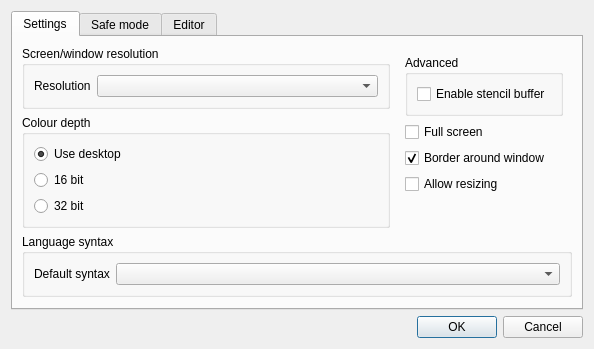
<?xml version="1.0" encoding="UTF-8"?>
<ui version="4.0">
 <class>OptionsDialog</class>
 <widget class="QDialog" name="OptionsDialog">
  <property name="geometry">
   <rect>
    <x>0</x>
    <y>0</y>
    <width>569</width>
    <height>316</height>
   </rect>
  </property>
  <property name="windowTitle">
   <string>BASIC runtime settings</string>
  </property>
  <layout class="QVBoxLayout" name="verticalLayout_2">
   <item>
    <widget class="QTabWidget" name="tabWidget">
     <property name="currentIndex">
      <number>0</number>
     </property>
     <widget class="QWidget" name="tab">
      <attribute name="title">
       <string>Settings</string>
      </attribute>
      <layout class="QVBoxLayout" name="verticalLayout_5">
       <item>
        <layout class="QHBoxLayout" name="horizontalLayout_4">
         <item>
          <layout class="QVBoxLayout" name="verticalLayout_3">
           <item>
            <widget class="QGroupBox" name="groupBox_3">
             <property name="title">
              <string>Screen/window resolution</string>
             </property>
             <layout class="QFormLayout" name="formLayout_4">
              <item row="0" column="0">
               <widget class="QLabel" name="label_6">
                <property name="text">
                 <string>Resolution</string>
                </property>
               </widget>
              </item>
              <item row="0" column="1">
               <widget class="QComboBox" name="resCombo"/>
              </item>
             </layout>
            </widget>
           </item>
           <item>
            <widget class="QGroupBox" name="groupBox_4">
             <property name="sizePolicy">
              <sizepolicy hsizetype="Minimum" vsizetype="Preferred">
               <horstretch>0</horstretch>
               <verstretch>0</verstretch>
              </sizepolicy>
             </property>
             <property name="title">
              <string>Colour depth</string>
             </property>
             <layout class="QFormLayout" name="formLayout_5">
              <item row="0" column="0">
               <widget class="QRadioButton" name="depthDesktopBtn">
                <property name="text">
                 <string>Use desktop</string>
                </property>
                <property name="checked">
                 <bool>true</bool>
                </property>
               </widget>
              </item>
              <item row="1" column="0">
               <widget class="QRadioButton" name="depth16Btn">
                <property name="text">
                 <string>16 bit</string>
                </property>
               </widget>
              </item>
              <item row="2" column="0">
               <widget class="QRadioButton" name="depth32Btn">
                <property name="text">
                 <string>32 bit</string>
                </property>
               </widget>
              </item>
             </layout>
            </widget>
           </item>
          </layout>
         </item>
         <item>
          <widget class="QWidget" name="widget_2" native="true">
           <property name="sizePolicy">
            <sizepolicy hsizetype="Maximum" vsizetype="Preferred">
             <horstretch>0</horstretch>
             <verstretch>0</verstretch>
            </sizepolicy>
           </property>
           <property name="minimumSize">
            <size>
             <width>0</width>
             <height>0</height>
            </size>
           </property>
           <layout class="QVBoxLayout" name="verticalLayout_9">
            <item>
             <widget class="QGroupBox" name="groupBox_6">
              <property name="sizePolicy">
               <sizepolicy hsizetype="Maximum" vsizetype="Maximum">
                <horstretch>0</horstretch>
                <verstretch>0</verstretch>
               </sizepolicy>
              </property>
              <property name="title">
               <string>Advanced</string>
              </property>
              <layout class="QFormLayout" name="formLayout_6">
               <item row="0" column="0">
                <widget class="QCheckBox" name="stencilCheck">
                 <property name="text">
                  <string>Enable stencil buffer</string>
                 </property>
                </widget>
               </item>
              </layout>
             </widget>
            </item>
            <item>
             <widget class="QCheckBox" name="fullScreenCheck">
              <property name="sizePolicy">
               <sizepolicy hsizetype="Maximum" vsizetype="Fixed">
                <horstretch>0</horstretch>
                <verstretch>0</verstretch>
               </sizepolicy>
              </property>
              <property name="text">
               <string>Full screen</string>
              </property>
             </widget>
            </item>
            <item>
             <widget class="QCheckBox" name="borderCheck">
              <property name="sizePolicy">
               <sizepolicy hsizetype="Maximum" vsizetype="Fixed">
                <horstretch>0</horstretch>
                <verstretch>0</verstretch>
               </sizepolicy>
              </property>
              <property name="text">
               <string>Border around window</string>
              </property>
              <property name="checked">
               <bool>true</bool>
              </property>
             </widget>
            </item>
            <item>
             <widget class="QCheckBox" name="resizeCheck">
              <property name="sizePolicy">
               <sizepolicy hsizetype="Maximum" vsizetype="Fixed">
                <horstretch>0</horstretch>
                <verstretch>0</verstretch>
               </sizepolicy>
              </property>
              <property name="text">
               <string>Allow resizing</string>
              </property>
             </widget>
            </item>
            <item>
             <spacer name="verticalSpacer_3">
              <property name="orientation">
               <enum>Qt::Vertical</enum>
              </property>
              <property name="sizeHint" stdset="0">
               <size>
                <width>20</width>
                <height>40</height>
               </size>
              </property>
             </spacer>
            </item>
           </layout>
          </widget>
         </item>
        </layout>
       </item>
       <item>
        <widget class="QGroupBox" name="groupBox">
         <property name="title">
          <string>Language syntax</string>
         </property>
         <layout class="QFormLayout" name="formLayout">
          <item row="0" column="0">
           <widget class="QLabel" name="label">
            <property name="text">
             <string>Default syntax</string>
            </property>
           </widget>
          </item>
          <item row="0" column="1">
           <widget class="QComboBox" name="languageCombo"/>
          </item>
         </layout>
        </widget>
       </item>
       <item>
        <spacer name="verticalSpacer_2">
         <property name="orientation">
          <enum>Qt::Vertical</enum>
         </property>
         <property name="sizeHint" stdset="0">
          <size>
           <width>20</width>
           <height>40</height>
          </size>
         </property>
        </spacer>
       </item>
      </layout>
     </widget>
     <widget class="QWidget" name="tab_2">
      <attribute name="title">
       <string>Safe mode</string>
      </attribute>
      <layout class="QVBoxLayout" name="verticalLayout_4">
       <item>
        <widget class="QFrame" name="frame_2">
         <layout class="QVBoxLayout" name="verticalLayout">
          <property name="leftMargin">
           <number>0</number>
          </property>
          <property name="topMargin">
           <number>0</number>
          </property>
          <property name="rightMargin">
           <number>0</number>
          </property>
          <property name="bottomMargin">
           <number>0</number>
          </property>
          <item>
           <widget class="QLabel" name="label_2">
            <property name="sizePolicy">
             <sizepolicy hsizetype="Preferred" vsizetype="Minimum">
              <horstretch>0</horstretch>
              <verstretch>0</verstretch>
             </sizepolicy>
            </property>
            <property name="text">
             <string>&lt;html&gt;&lt;head/&gt;&lt;body&gt;&lt;p&gt;Safe mode stops Basic4GL programs from deleting files, and reading or writing files outside of the folder the program is running in.&lt;/p&gt;&lt;p&gt;When safe mode is switched &lt;span style=&quot; font-weight:600;&quot;&gt;on&lt;/span&gt;, programs cannot delete important system files, write a virus to your Start Menu, or scan through your &amp;quot;My Documents&amp;quot; folder and transmit your personal files to a file server on the Internet somewhere.&lt;/p&gt;&lt;p&gt;If safe mode is switched &lt;span style=&quot; font-weight:600;&quot;&gt;off&lt;/span&gt;, then &lt;span style=&quot; font-style:italic;&quot;&gt;you are responsible for making sure that any program you run will not damage your computer.&lt;/span&gt;&lt;/p&gt;&lt;p&gt;&lt;span style=&quot; font-weight:600;&quot;&gt;I strongly recommend leaving safe mode ON, unless you have a really good reason.&lt;/span&gt;&lt;/p&gt;&lt;/body&gt;&lt;/html&gt;</string>
            </property>
            <property name="wordWrap">
             <bool>true</bool>
            </property>
           </widget>
          </item>
          <item>
           <widget class="QCheckBox" name="safeModeCheck">
            <property name="text">
             <string>Enable safe mode</string>
            </property>
           </widget>
          </item>
         </layout>
        </widget>
       </item>
       <item>
        <spacer name="verticalSpacer">
         <property name="orientation">
          <enum>Qt::Vertical</enum>
         </property>
         <property name="sizeHint" stdset="0">
          <size>
           <width>20</width>
           <height>40</height>
          </size>
         </property>
        </spacer>
       </item>
      </layout>
     </widget>
     <widget class="QWidget" name="tab_3">
      <attribute name="title">
       <string>Editor</string>
      </attribute>
      <layout class="QVBoxLayout" name="verticalLayout_6">
       <item>
        <layout class="QFormLayout" name="formLayout_2">
         <item row="0" column="0">
          <widget class="QLabel" name="label_4">
           <property name="text">
            <string>Popup information</string>
           </property>
          </widget>
         </item>
         <item row="0" column="1">
          <widget class="QCheckBox" name="autoCompleteCheck">
           <property name="text">
            <string>Auto-complete function names</string>
           </property>
          </widget>
         </item>
         <item row="1" column="1">
          <widget class="QLabel" name="label_5">
           <property name="text">
            <string>&lt;html&gt;&lt;head/&gt;&lt;body&gt;&lt;p&gt;Displays a drop-down list of matching BASIC function names as you type.&lt;/p&gt;&lt;p&gt;Alternatively you can press &lt;span style=&quot; font-weight:600;&quot;&gt;Ctrl+Space&lt;/span&gt; to bring this up.&lt;/p&gt;&lt;/body&gt;&lt;/html&gt;</string>
           </property>
          </widget>
         </item>
         <item row="2" column="1">
          <widget class="QCheckBox" name="functionSignatureCheck">
           <property name="text">
            <string>Show function signatures</string>
           </property>
          </widget>
         </item>
         <item row="3" column="1">
          <widget class="QLabel" name="label_7">
           <property name="text">
            <string>&lt;html&gt;&lt;head/&gt;&lt;body&gt;&lt;p&gt;Displays a popup hint showing the current function parameter types and return type.&lt;/p&gt;&lt;p&gt;Alternatively you can press &lt;span style=&quot; font-weight:600;&quot;&gt;Ctrl+Shift+Space&lt;/span&gt; to bring this up.&lt;/p&gt;&lt;/body&gt;&lt;/html&gt;</string>
           </property>
          </widget>
         </item>
        </layout>
       </item>
       <item>
        <spacer name="verticalSpacer_4">
         <property name="orientation">
          <enum>Qt::Vertical</enum>
         </property>
         <property name="sizeHint" stdset="0">
          <size>
           <width>20</width>
           <height>40</height>
          </size>
         </property>
        </spacer>
       </item>
      </layout>
     </widget>
    </widget>
   </item>
   <item>
    <widget class="QDialogButtonBox" name="buttonBox">
     <property name="orientation">
      <enum>Qt::Horizontal</enum>
     </property>
     <property name="standardButtons">
      <set>QDialogButtonBox::Cancel|QDialogButtonBox::Ok</set>
     </property>
    </widget>
   </item>
  </layout>
 </widget>
 <resources/>
 <connections>
  <connection>
   <sender>buttonBox</sender>
   <signal>accepted()</signal>
   <receiver>OptionsDialog</receiver>
   <slot>accept()</slot>
   <hints>
    <hint type="sourcelabel">
     <x>248</x>
     <y>254</y>
    </hint>
    <hint type="destinationlabel">
     <x>157</x>
     <y>274</y>
    </hint>
   </hints>
  </connection>
  <connection>
   <sender>buttonBox</sender>
   <signal>rejected()</signal>
   <receiver>OptionsDialog</receiver>
   <slot>reject()</slot>
   <hints>
    <hint type="sourcelabel">
     <x>316</x>
     <y>260</y>
    </hint>
    <hint type="destinationlabel">
     <x>286</x>
     <y>274</y>
    </hint>
   </hints>
  </connection>
 </connections>
</ui>
